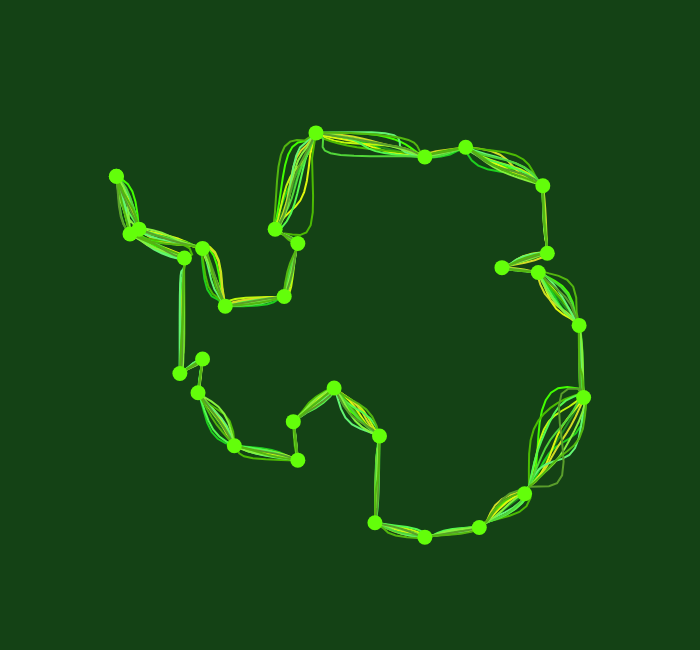

Notebook cell for this chart:
### Code cell
# Visualise any time slice
fig = go.Figure(data = go.Scatter(
    x = x,
    y = y,
    mode = "lines",
    marker = dict(
        color = 'forestgreen',
        size = 10),
    ))

for s in range(sampled_outlines.shape[0]):
    fig.add_trace(
        go.Scatter(
        x = sampled_outlines[s, 0, :],
        y = sampled_outlines[s, 1, :],
        mode = "lines",
        line = dict(
            color = selected_greens[s],
            width = 2,
            shape = "spline",
            smoothing = 0.0),
        )
    )

fig.add_trace(
        go.Scatter(
        x = x,
        y = y,
        mode = "markers",
        marker = dict(
            color = "#63FE0A",
            size = 15),
        )
    )

fig.update_layout(
    autosize = False,
    width = 700,
    height = 650)

# margin
# fig.update_yaxes(range = [y.min() - 1e5, y.max() + 1e5])
# fig.update_xaxes(range = [x.min() - 1e5, x.max() + 1e5])

# remove grid and axis
fig.update_layout(template = "simple_white")
fig.update_xaxes(visible = False)
fig.update_yaxes(visible = False)
fig.update_layout(showlegend = False)

fig.update_layout(
    # paper_bgcolor = 'rgba(0,0,0,0)',
    # plot_bgcolor = 'rgba(0,0,0,0)',
    paper_bgcolor = '#144215',
    plot_bgcolor = '#144215',
)

fig.show()

### Figure 1 — Plotly figure (JSON) as saved in the notebook; plotly's stock layout.template omitted (floating-point values rounded to 4 significant figures; data arrays with more than 128 entries replaced by an {"elided": "..."} marker saying what was removed)
{"data": [{"marker": {"color": "forestgreen", "size": 10}, "mode": "lines", "type": "scatter", "x": [-2500000, -2250000, -1550000, -1300000, -650000, -500000, -750000, -300000, 900000, 1350000, 2200000, 2250000, 1750000, 2150000, 2600000, 2650000, 2000000, 1500000, 900000, 350000, 400000, -100000, -550000, -500000, -1200000, -1600000, -1550000, -1800000, -1750000, -2350000, -2500000], "y": [1650000, 1100000, 900000, 300000, 400000, 950000, 1100000, 2100000, 1850000, 1950000, 1550000, 850000, 700000, 650000, 100000, -650000, -1650000, -2000000, -2100000, -1950000, -1050000, -550000, -900000, -1300000, -1150000, -600000, -250000, -400000, 800000, 1050000, 1650000]}, {"line": {"color": "#42FF00", "shape": "spline", "smoothing": 0, "width": 2}, "mode": "lines", "type": "scatter", "x": {"elided": "264 float values"}, "y": {"elided": "264 float values"}}, {"line": {"color": "#1ECF1E", "shape": "spline", "smoothing": 0, "width": 2}, "mode": "lines", "type": "scatter", "x": {"elided": "264 float values"}, "y": {"elided": "264 float values"}}, {"line": {"color": "#BFF70D", "shape": "spline", "smoothing": 0, "width": 2}, "mode": "lines", "type": "scatter", "x": {"elided": "264 float values"}, "y": {"elided": "264 float values"}}, {"line": {"color": "#DEF70D", "shape": "spline", "smoothing": 0, "width": 2}, "mode": "lines", "type": "scatter", "x": {"elided": "264 float values"}, "y": {"elided": "264 float values"}}, {"line": {"color": "#D1DC25", "shape": "spline", "smoothing": 0, "width": 2}, "mode": "lines", "type": "scatter", "x": {"elided": "264 float values"}, "y": {"elided": "264 float values"}}, {"line": {"color": "#4CBB03", "shape": "spline", "smoothing": 0, "width": 2}, "mode": "lines", "type": "scatter", "x": {"elided": "264 float values"}, "y": {"elided": "264 float values"}}, {"line": {"color": "#53F94E", "shape": "spline", "smoothing": 0, "width": 2}, "mode": "lines", "type": "scatter", "x": {"elided": "264 float values"}, "y": {"elided": "264 float values"}}, {"line": {"color": "#63F573", "shape": "spline", "smoothing": 0, "width": 2}, "mode": "lines", "type": "scatter", "x": {"elided": "264 float values"}, "y": {"elided": "264 float values"}}, {"line": {"color": "#51D639", "shape": "spline", "smoothing": 0, "width": 2}, "mode": "lines", "type": "scatter", "x": {"elided": "264 float values"}, "y": {"elided": "264 float values"}}, {"line": {"color": "#86F03D", "shape": "spline", "smoothing": 0, "width": 2}, "mode": "lines", "type": "scatter", "x": {"elided": "264 float values"}, "y": {"elided": "264 float values"}}, {"line": {"color": "#5A9E2B", "shape": "spline", "smoothing": 0, "width": 2}, "mode": "lines", "type": "scatter", "x": {"elided": "264 float values"}, "y": {"elided": "264 float values"}}, {"line": {"color": "#53B60F", "shape": "spline", "smoothing": 0, "width": 2}, "mode": "lines", "type": "scatter", "x": {"elided": "264 float values"}, "y": {"elided": "264 float values"}}, {"marker": {"color": "#63FE0A", "size": 15}, "mode": "markers", "type": "scatter", "x": [-2500000, -2250000, -1550000, -1300000, -650000, -500000, -750000, -300000, 900000, 1350000, 2200000, 2250000, 1750000, 2150000, 2600000, 2650000, 2000000, 1500000, 900000, 350000, 400000, -100000, -550000, -500000, -1200000, -1600000, -1550000, -1800000, -1750000, -2350000, -2500000], "y": [1650000, 1100000, 900000, 300000, 400000, 950000, 1100000, 2100000, 1850000, 1950000, 1550000, 850000, 700000, 650000, 100000, -650000, -1650000, -2000000, -2100000, -1950000, -1050000, -550000, -900000, -1300000, -1150000, -600000, -250000, -400000, 800000, 1050000, 1650000]}], "layout": {"autosize": false, "height": 650, "paper_bgcolor": "#144215", "plot_bgcolor": "#144215", "showlegend": false, "width": 700, "xaxis": {"visible": false}, "yaxis": {"visible": false}}}
